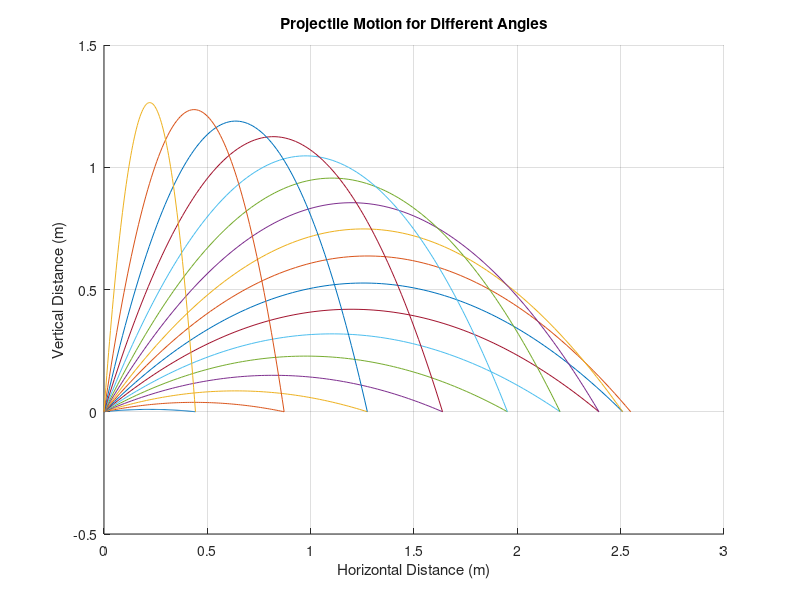

Recreate this plot in MATLAB.
clear all; close all; clc;


U = input('Give initial velocity: ');

y_axis = @(t, U, theta) U*sin(theta).*t - 0.5*9.81*t.^2;
x_axis = @(t, U, theta) U*cos(theta).*t;


figure;
hold on; 


for i = 5:5:85
    angle = deg2rad(i);
    
    flight_time = (2 * U * sin(angle)) / 9.81;
    
    t = linspace(0, flight_time, 100);
    
    y_values = y_axis(t, U, angle);
    x_values = x_axis(t, U, angle);
    
    plot(x_values, y_values);
end

xlabel('Horizontal Distance (m)');
ylabel('Vertical Distance (m)');
title('Projectile Motion for Different Angles');
grid on;
hold off; 
